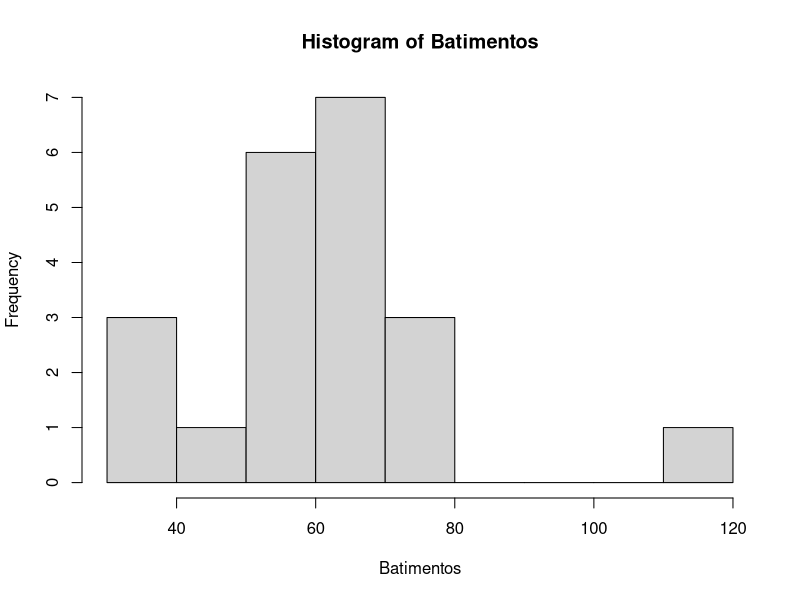
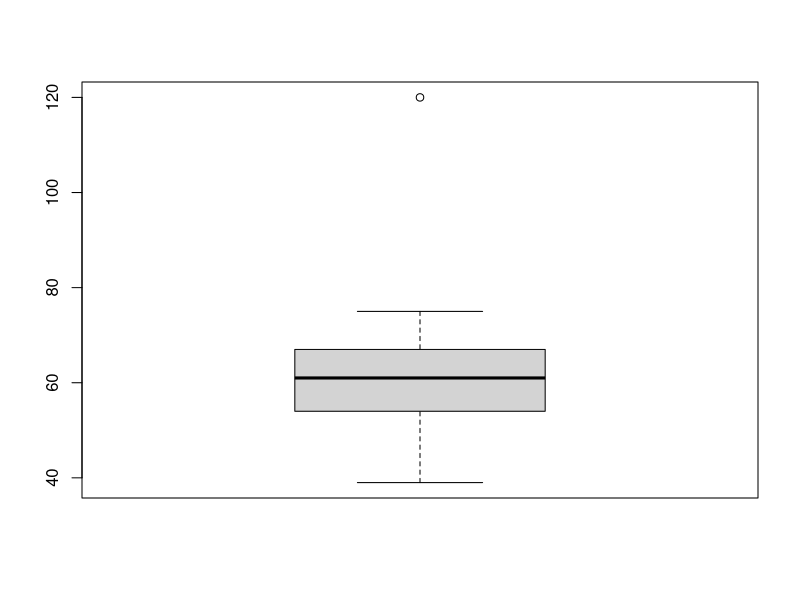
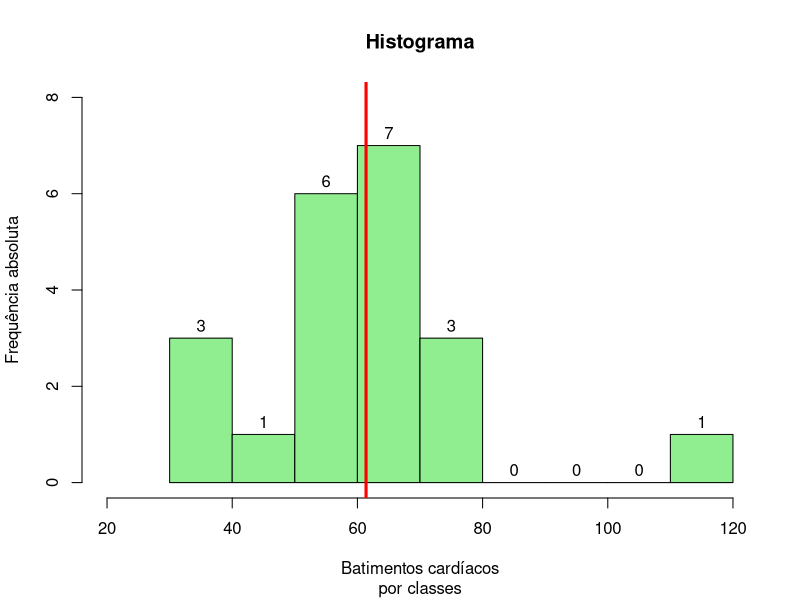
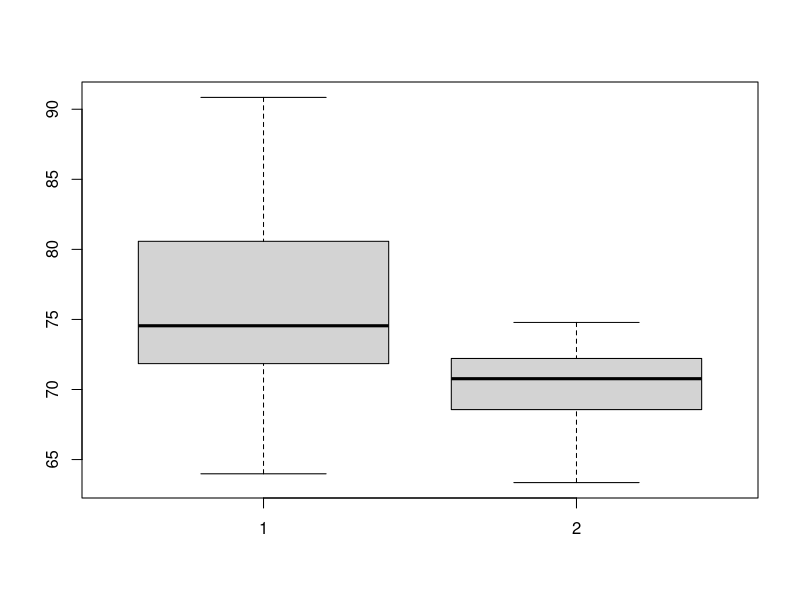
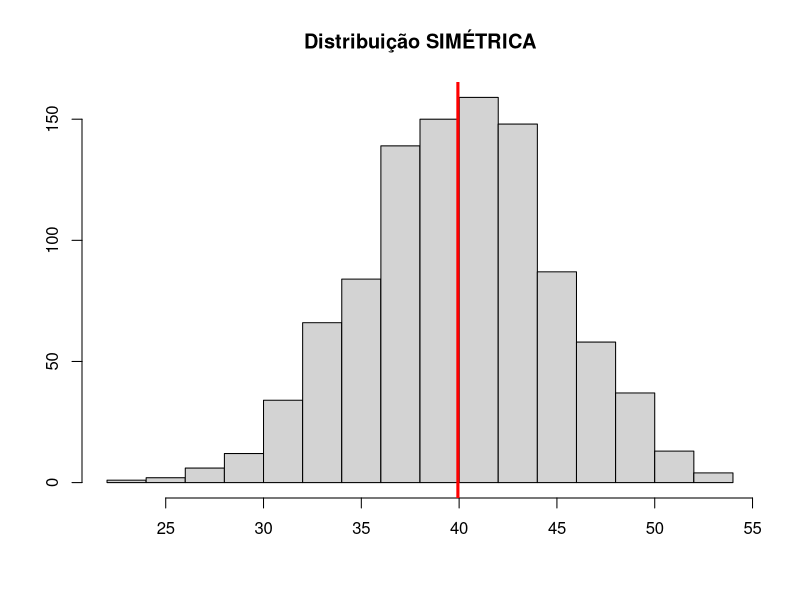
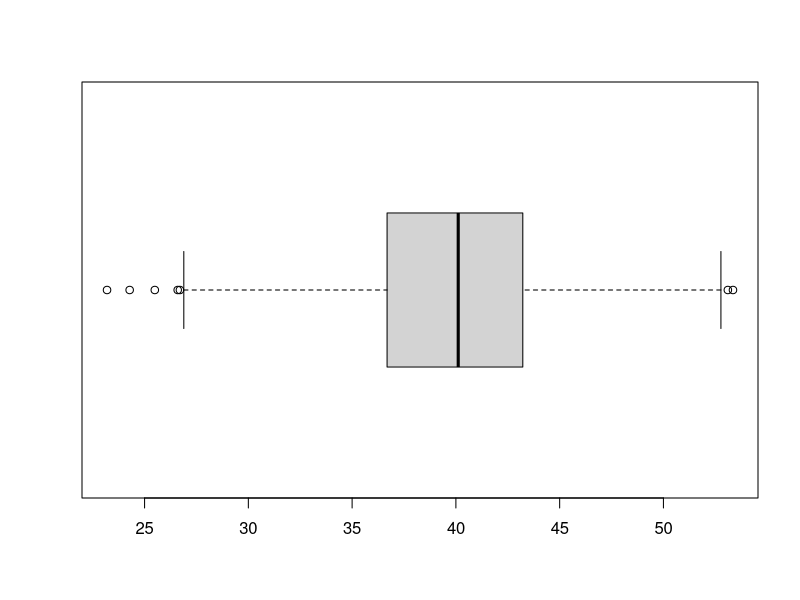
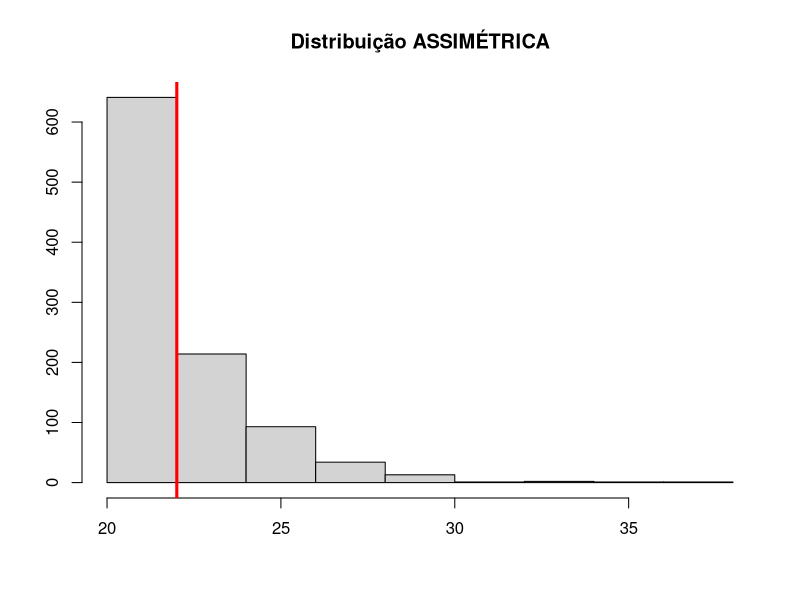
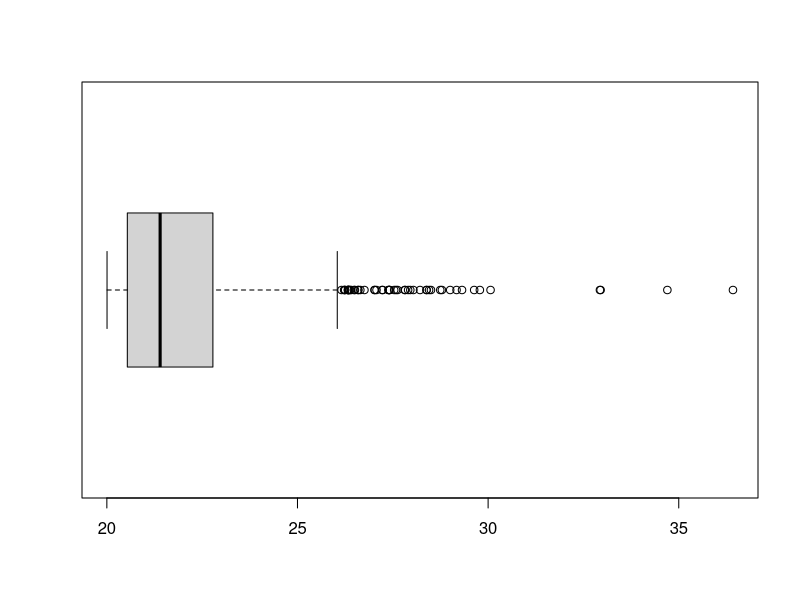

Generate these figures, in order, with R:
## ---- chunk 1
Batimentos <- c(62, 55, 56, 46, 75, 67, 62, 75, 60, 54, 69, 63, 39, 57, 40, 39, 64, 71, 61, 54, 120)
hist(Batimentos)
## ---- chunk 2
Batimentos <- c(62, 55, 56, 46, 75, 67, 62, 75, 60, 54, 69, 63, 39, 57, 40, 39, 64, 71, 61, 54, 120)
boxplot(Batimentos)
## ---- chunk 3
hisBat <- hist(Batimentos,
               main = "Histograma",
               xlab = "Batimentos cardíacos",
               sub = "por classes",
               ylab = "Frequência absoluta",
               xlim = c(20, 120),
               ylim = c(0, 8),
               col = "lightgreen")
text(hisBat$mids, hisBat$counts, labels=hisBat$counts, adj = c(0.5,-0.5))

# adicionar linha para indicar a média
abline(v = mean(Batimentos),                      
       col = "red",
       lwd = 3)
## ---- chunk 4
# Geração de amostras simuladas
set.seed(1)
BatimentosMulheres <- rnorm(30, 70, 3)
BatimentosHomens <- rnorm(30, 75, 8)
# Boxplot para os dois grupos Homens e Mulheres 
boxplot(BatimentosHomens, BatimentosMulheres)
## ---- chunk 5
set.seed(1000)
simetrica <- rnorm(1000, 40, 5)
hist(simetrica,
     main="Distribuição SIMÉTRICA",
     xlab = "",
     ylab="")
abline(v = mean(simetrica),                      
       col = "red",
       lwd = 3)
boxplot(simetrica, horizontal = T)
summary(simetrica)
## ---- chunk 6
set.seed(1000)
assimetrica <- 20 + 10*rexp(1000, 5)
hist(assimetrica,
     main="Distribuição ASSIMÉTRICA",
     xlab = "",
     ylab="")
abline(v = mean(assimetrica),                      
       col = "red",
       lwd = 3)
boxplot(assimetrica, horizontal = T)
summary(assimetrica)
